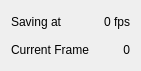
     <widget class="QWidget" name="gridLayoutWidget_2">
      <property name="geometry">
       <rect>
        <x>670</x>
        <y>740</y>
        <width>141</width>
        <height>71</height>
       </rect>
      </property>
      <layout class="QGridLayout" name="gridLayout_2">
       <item row="0" column="0">
        <widget class="QLabel" name="label_12">
         <property name="text">
          <string>Saving at</string>
         </property>
        </widget>
       </item>
       <item row="0" column="1">
        <widget class="QLabel" name="_fps_1">
         <property name="layoutDirection">
          <enum>Qt::LeftToRight</enum>
         </property>
         <property name="text">
          <string>0 fps</string>
         </property>
         <property name="alignment">
          <set>Qt::AlignRight|Qt::AlignTrailing|Qt::AlignVCenter</set>
         </property>
        </widget>
       </item>
       <item row="1" column="1">
        <widget class="QLabel" name="_frame_count">
         <property name="palette">
          <palette>
           <active>
            <colorrole role="WindowText">
             <brush brushstyle="SolidPattern">
              <color alpha="255">
               <red>0</red>
               <green>0</green>
               <blue>0</blue>
              </color>
             </brush>
            </colorrole>
            <colorrole role="Button">
             <brush brushstyle="SolidPattern">
              <color alpha="255">
               <red>77</red>
               <green>77</green>
               <blue>77</blue>
              </color>
             </brush>
            </colorrole>
            <colorrole role="Light">
             <brush brushstyle="SolidPattern">
              <color alpha="255">
               <red>83</red>
               <green>83</green>
               <blue>83</blue>
              </color>
             </brush>
            </colorrole>
            <colorrole role="Midlight">
             <brush brushstyle="SolidPattern">
              <color alpha="255">
               <red>71</red>
               <green>71</green>
               <blue>71</blue>
              </color>
             </brush>
            </colorrole>
            <colorrole role="Dark">
             <brush brushstyle="SolidPattern">
              <color alpha="255">
               <red>40</red>
               <green>40</green>
               <blue>40</blue>
              </color>
             </brush>
            </colorrole>
            <colorrole role="Mid">
             <brush brushstyle="SolidPattern">
              <color alpha="255">
               <red>50</red>
               <green>50</green>
               <blue>50</blue>
              </color>
             </brush>
            </colorrole>
            <colorrole role="Text">
             <brush brushstyle="SolidPattern">
              <color alpha="255">
               <red>223</red>
               <green>223</green>
               <blue>223</blue>
              </color>
             </brush>
            </colorrole>
            <colorrole role="ButtonText">
             <brush brushstyle="SolidPattern">
              <color alpha="255">
               <red>223</red>
               <green>223</green>
               <blue>223</blue>
              </color>
             </brush>
            </colorrole>
            <colorrole role="Base">
             <brush brushstyle="SolidPattern">
              <color alpha="255">
               <red>44</red>
               <green>44</green>
               <blue>44</blue>
              </color>
             </brush>
            </colorrole>
            <colorrole role="Window">
             <brush brushstyle="SolidPattern">
              <color alpha="255">
               <red>44</red>
               <green>44</green>
               <blue>44</blue>
              </color>
             </brush>
            </colorrole>
            <colorrole role="Shadow">
             <brush brushstyle="SolidPattern">
              <color alpha="255">
               <red>0</red>
               <green>0</green>
               <blue>0</blue>
              </color>
             </brush>
            </colorrole>
            <colorrole role="Highlight">
             <brush brushstyle="SolidPattern">
              <color alpha="255">
               <red>22</red>
               <green>160</green>
               <blue>133</blue>
              </color>
             </brush>
            </colorrole>
            <colorrole role="HighlightedText">
             <brush brushstyle="SolidPattern">
              <color alpha="255">
               <red>255</red>
               <green>255</green>
               <blue>255</blue>
              </color>
             </brush>
            </colorrole>
            <colorrole role="Link">
             <brush brushstyle="SolidPattern">
              <color alpha="255">
               <red>0</red>
               <green>87</green>
               <blue>174</blue>
              </color>
             </brush>
            </colorrole>
            <colorrole role="LinkVisited">
             <brush brushstyle="SolidPattern">
              <color alpha="255">
               <red>224</red>
               <green>64</green>
               <blue>251</blue>
              </color>
             </brush>
            </colorrole>
            <colorrole role="AlternateBase">
             <brush brushstyle="SolidPattern">
              <color alpha="255">
               <red>46</red>
               <green>46</green>
               <blue>46</blue>
              </color>
             </brush>
            </colorrole>
            <colorrole role="ToolTipBase">
             <brush brushstyle="SolidPattern">
              <color alpha="255">
               <red>0</red>
               <green>0</green>
               <blue>0</blue>
              </color>
             </brush>
            </colorrole>
            <colorrole role="ToolTipText">
             <brush brushstyle="SolidPattern">
              <color alpha="255">
               <red>239</red>
               <green>239</green>
               <blue>239</blue>
              </color>
             </brush>
            </colorrole>
           </active>
           <inactive>
            <colorrole role="WindowText">
             <brush brushstyle="SolidPattern">
              <color alpha="255">
               <red>0</red>
               <green>0</green>
               <blue>0</blue>
              </color>
             </brush>
            </colorrole>
            <colorrole role="Button">
             <brush brushstyle="SolidPattern">
              <color alpha="255">
               <red>77</red>
               <green>77</green>
               <blue>77</blue>
              </color>
             </brush>
            </colorrole>
            <colorrole role="Light">
             <brush brushstyle="SolidPattern">
              <color alpha="255">
               <red>83</red>
               <green>83</green>
               <blue>83</blue>
              </color>
             </brush>
            </colorrole>
            <colorrole role="Midlight">
             <brush brushstyle="SolidPattern">
              <color alpha="255">
               <red>71</red>
               <green>71</green>
               <blue>71</blue>
              </color>
             </brush>
            </colorrole>
            <colorrole role="Dark">
             <brush brushstyle="SolidPattern">
              <color alpha="255">
               <red>40</red>
               <green>40</green>
               <blue>40</blue>
              </color>
             </brush>
            </colorrole>
            <colorrole role="Mid">
             <brush brushstyle="SolidPattern">
              <color alpha="255">
               <red>50</red>
               <green>50</green>
               <blue>50</blue>
              </color>
             </brush>
            </colorrole>
            <colorrole role="Text">
             <brush brushstyle="SolidPattern">
              <color alpha="255">
               <red>223</red>
               <green>223</green>
               <blue>223</blue>
              </color>
             </brush>
            </colorrole>
            <colorrole role="ButtonText">
             <brush brushstyle="SolidPattern">
              <color alpha="255">
               <red>223</red>
               <green>223</green>
               <blue>223</blue>
              </color>
             </brush>
            </colorrole>
            <colorrole role="Base">
             <brush brushstyle="SolidPattern">
              <color alpha="255">
               <red>44</red>
               <green>44</green>
               <blue>44</blue>
              </color>
             </brush>
            </colorrole>
            <colorrole role="Window">
             <brush brushstyle="SolidPattern">
              <color alpha="255">
               <red>44</red>
               <green>44</green>
               <blue>44</blue>
              </color>
             </brush>
            </colorrole>
            <colorrole role="Shadow">
             <brush brushstyle="SolidPattern">
              <color alpha="255">
               <red>0</red>
               <green>0</green>
               <blue>0</blue>
              </color>
             </brush>
            </colorrole>
            <colorrole role="Highlight">
             <brush brushstyle="SolidPattern">
              <color alpha="255">
               <red>22</red>
               <green>159</green>
               <blue>132</blue>
              </color>
             </brush>
            </colorrole>
            <colorrole role="HighlightedText">
             <brush brushstyle="SolidPattern">
              <color alpha="255">
               <red>255</red>
               <green>255</green>
               <blue>255</blue>
              </color>
             </brush>
            </colorrole>
            <colorrole role="Link">
             <brush brushstyle="SolidPattern">
              <color alpha="255">
               <red>0</red>
               <green>87</green>
               <blue>174</blue>
              </color>
             </brush>
            </colorrole>
            <colorrole role="LinkVisited">
             <brush brushstyle="SolidPattern">
              <color alpha="255">
               <red>224</red>
               <green>64</green>
               <blue>251</blue>
              </color>
             </brush>
            </colorrole>
            <colorrole role="AlternateBase">
             <brush brushstyle="SolidPattern">
              <color alpha="255">
               <red>46</red>
               <green>46</green>
               <blue>46</blue>
              </color>
             </brush>
            </colorrole>
            <colorrole role="ToolTipBase">
             <brush brushstyle="SolidPattern">
              <color alpha="255">
               <red>0</red>
               <green>0</green>
               <blue>0</blue>
              </color>
             </brush>
            </colorrole>
            <colorrole role="ToolTipText">
             <brush brushstyle="SolidPattern">
              <color alpha="255">
               <red>239</red>
               <green>239</green>
               <blue>239</blue>
              </color>
             </brush>
            </colorrole>
           </inactive>
           <disabled>
            <colorrole role="WindowText">
             <brush brushstyle="SolidPattern">
              <color alpha="255">
               <red>105</red>
               <green>105</green>
               <blue>105</blue>
              </color>
             </brush>
            </colorrole>
            <colorrole role="Button">
             <brush brushstyle="SolidPattern">
              <color alpha="255">
               <red>77</red>
               <green>77</green>
               <blue>77</blue>
              </color>
             </brush>
            </colorrole>
            <colorrole role="Light">
             <brush brushstyle="SolidPattern">
              <color alpha="255">
               <red>83</red>
               <green>83</green>
               <blue>83</blue>
              </color>
             </brush>
            </colorrole>
            <colorrole role="Midlight">
             <brush brushstyle="SolidPattern">
              <color alpha="255">
               <red>71</red>
               <green>71</green>
               <blue>71</blue>
              </color>
             </brush>
            </colorrole>
            <colorrole role="Dark">
             <brush brushstyle="SolidPattern">
              <color alpha="255">
               <red>40</red>
               <green>40</green>
               <blue>40</blue>
              </color>
             </brush>
            </colorrole>
            <colorrole role="Mid">
             <brush brushstyle="SolidPattern">
              <color alpha="255">
               <red>50</red>
               <green>50</green>
               <blue>50</blue>
              </color>
             </brush>
            </colorrole>
            <colorrole role="Text">
             <brush brushstyle="SolidPattern">
              <color alpha="255">
               <red>105</red>
               <green>105</green>
               <blue>105</blue>
              </color>
             </brush>
            </colorrole>
            <colorrole role="ButtonText">
             <brush brushstyle="SolidPattern">
              <color alpha="255">
               <red>105</red>
               <green>105</green>
               <blue>105</blue>
              </color>
             </brush>
            </colorrole>
            <colorrole role="Base">
             <brush brushstyle="SolidPattern">
              <color alpha="255">
               <red>44</red>
               <green>44</green>
               <blue>44</blue>
              </color>
             </brush>
            </colorrole>
            <colorrole role="Window">
             <brush brushstyle="SolidPattern">
              <color alpha="255">
               <red>44</red>
               <green>44</green>
               <blue>44</blue>
              </color>
             </brush>
            </colorrole>
            <colorrole role="Shadow">
             <brush brushstyle="SolidPattern">
              <color alpha="255">
               <red>0</red>
               <green>0</green>
               <blue>0</blue>
              </color>
             </brush>
            </colorrole>
            <colorrole role="Highlight">
             <brush brushstyle="SolidPattern">
              <color alpha="255">
               <red>22</red>
               <green>160</green>
               <blue>133</blue>
              </color>
             </brush>
            </colorrole>
            <colorrole role="HighlightedText">
             <brush brushstyle="SolidPattern">
              <color alpha="102">
               <red>255</red>
               <green>255</green>
               <blue>255</blue>
              </color>
             </brush>
            </colorrole>
            <colorrole role="Link">
             <brush brushstyle="SolidPattern">
              <color alpha="255">
               <red>0</red>
               <green>87</green>
               <blue>174</blue>
              </color>
             </brush>
            </colorrole>
            <colorrole role="LinkVisited">
             <brush brushstyle="SolidPattern">
              <color alpha="255">
               <red>224</red>
               <green>64</green>
               <blue>251</blue>
              </color>
             </brush>
            </colorrole>
            <colorrole role="AlternateBase">
             <brush brushstyle="SolidPattern">
              <color alpha="255">
               <red>46</red>
               <green>46</green>
               <blue>46</blue>
              </color>
             </brush>
            </colorrole>
            <colorrole role="ToolTipBase">
             <brush brushstyle="SolidPattern">
              <color alpha="255">
               <red>0</red>
               <green>0</green>
               <blue>0</blue>
              </color>
             </brush>
            </colorrole>
            <colorrole role="ToolTipText">
             <brush brushstyle="SolidPattern">
              <color alpha="255">
               <red>239</red>
               <green>239</green>
               <blue>239</blue>
              </color>
             </brush>
            </colorrole>
           </disabled>
          </palette>
         </property>
         <property name="layoutDirection">
          <enum>Qt::LeftToRight</enum>
         </property>
         <property name="text">
          <string>0</string>
         </property>
         <property name="alignment">
          <set>Qt::AlignRight|Qt::AlignTrailing|Qt::AlignVCenter</set>
         </property>
        </widget>
       </item>
       <item row="1" column="0">
        <widget class="QLabel" name="label_17">
         <property name="text">
          <string>Current Frame</string>
         </property>
        </widget>
       </item>
      </layout>
     </widget>
